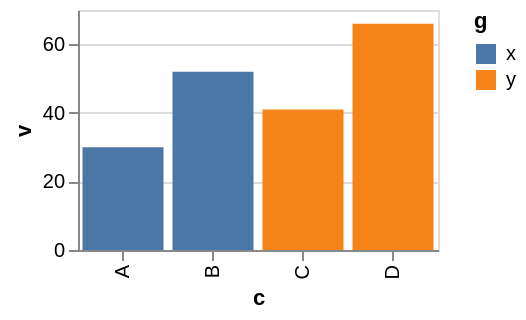

This figure's Vega-Lite source:
### Vega-Lite specification from a JSON file in a GitHub repository (floating-point values rounded to 4 significant figures)
{"width": 180, "height": 120, "data": {"values": [{"c": "A", "v": 30, "lo": 10, "hi": 45, "g": "x", "o": 28, "cl": 34, "h": 40, "l": 8}, {"c": "B", "v": 52, "lo": 25, "hi": 60, "g": "x", "o": 34, "cl": 48, "h": 55, "l": 30}, {"c": "C", "v": 41, "lo": 18, "hi": 55, "g": "y", "o": 48, "cl": 40, "h": 50, "l": 36}, {"c": "D", "v": 66, "lo": 40, "hi": 80, "g": "y", "o": 40, "cl": 63, "h": 70, "l": 38}]}, "mark": "bar", "encoding": {"x": {"field": "c", "type": "nominal", "sort": null}, "y": {"field": "v", "type": "quantitative"}, "color": {"field": "g", "type": "nominal"}}}
